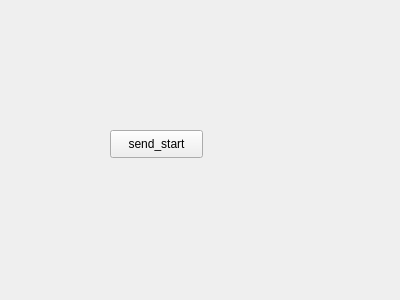
<?xml version="1.0" encoding="UTF-8"?>
<ui version="4.0">
 <class>startwidget</class>
 <widget class="QWidget" name="startwidget">
  <property name="geometry">
   <rect>
    <x>0</x>
    <y>0</y>
    <width>400</width>
    <height>300</height>
   </rect>
  </property>
  <property name="windowTitle">
   <string>Form</string>
  </property>
  <widget class="QPushButton" name="pushButton">
   <property name="geometry">
    <rect>
     <x>110</x>
     <y>130</y>
     <width>93</width>
     <height>28</height>
    </rect>
   </property>
   <property name="text">
    <string>send_start</string>
   </property>
  </widget>
 </widget>
 <resources/>
 <connections/>
</ui>
